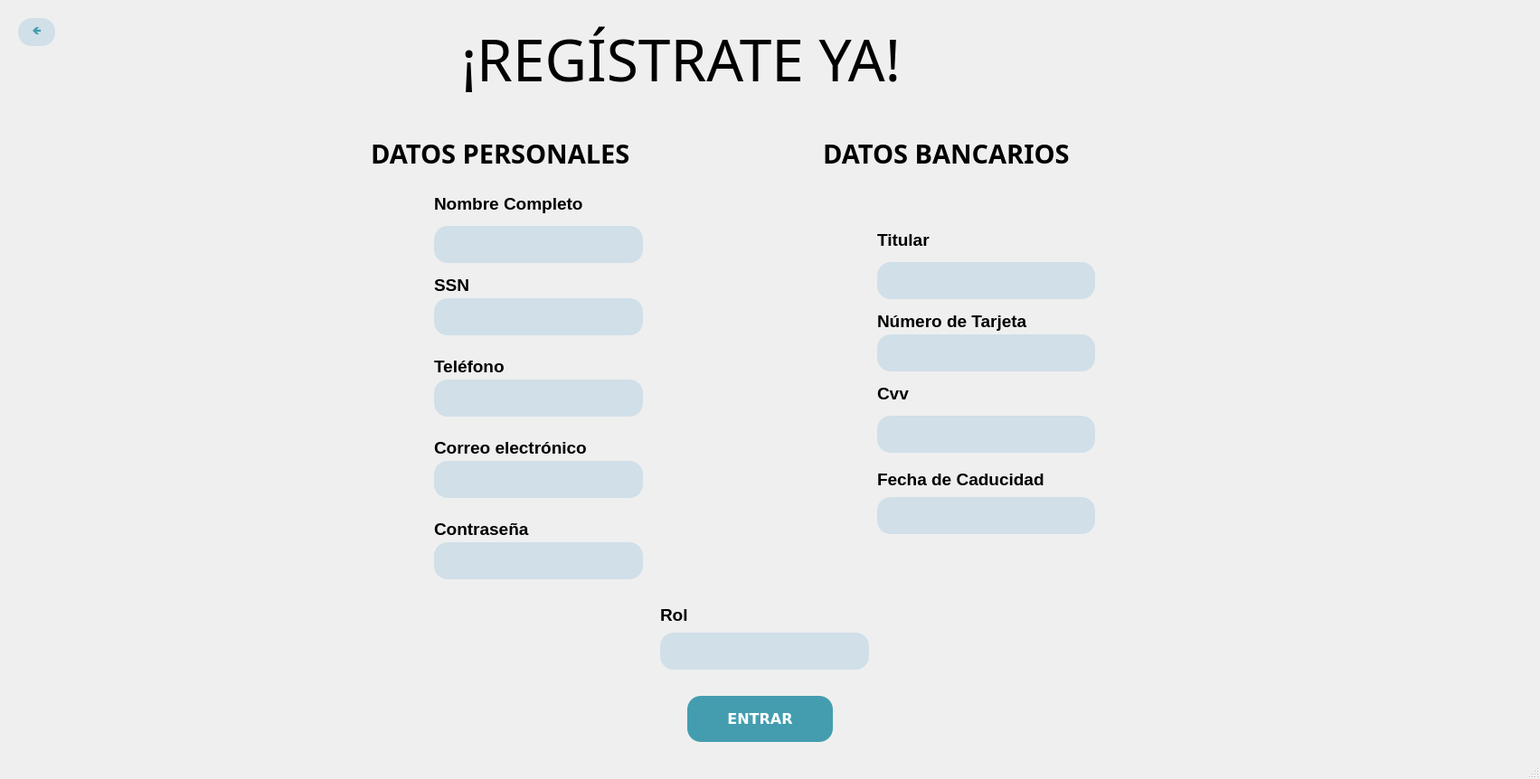
<?xml version="1.0" encoding="UTF-8"?>
<ui version="4.0">
 <class>MainWindow</class>
 <widget class="QMainWindow" name="MainWindow">
  <property name="geometry">
   <rect>
    <x>0</x>
    <y>0</y>
    <width>1703</width>
    <height>862</height>
   </rect>
  </property>
  <property name="windowTitle">
   <string>MainWindow</string>
  </property>
  <widget class="QWidget" name="centralwidget">
   <widget class="QPushButton" name="enviarBoton">
    <property name="geometry">
     <rect>
      <x>760</x>
      <y>770</y>
      <width>161</width>
      <height>51</height>
     </rect>
    </property>
    <property name="palette">
     <palette>
      <active>
       <colorrole role="WindowText">
        <brush brushstyle="SolidPattern">
         <color alpha="255">
          <red>255</red>
          <green>255</green>
          <blue>255</blue>
         </color>
        </brush>
       </colorrole>
       <colorrole role="Button">
        <brush brushstyle="SolidPattern">
         <color alpha="255">
          <red>67</red>
          <green>157</green>
          <blue>175</blue>
         </color>
        </brush>
       </colorrole>
       <colorrole role="Text">
        <brush brushstyle="SolidPattern">
         <color alpha="255">
          <red>255</red>
          <green>255</green>
          <blue>255</blue>
         </color>
        </brush>
       </colorrole>
       <colorrole role="ButtonText">
        <brush brushstyle="SolidPattern">
         <color alpha="255">
          <red>255</red>
          <green>255</green>
          <blue>255</blue>
         </color>
        </brush>
       </colorrole>
       <colorrole role="Base">
        <brush brushstyle="SolidPattern">
         <color alpha="255">
          <red>67</red>
          <green>157</green>
          <blue>175</blue>
         </color>
        </brush>
       </colorrole>
       <colorrole role="Window">
        <brush brushstyle="SolidPattern">
         <color alpha="255">
          <red>67</red>
          <green>157</green>
          <blue>175</blue>
         </color>
        </brush>
       </colorrole>
       <colorrole role="PlaceholderText">
        <brush brushstyle="NoBrush">
         <color alpha="128">
          <red>255</red>
          <green>255</green>
          <blue>255</blue>
         </color>
        </brush>
       </colorrole>
      </active>
      <inactive>
       <colorrole role="WindowText">
        <brush brushstyle="SolidPattern">
         <color alpha="255">
          <red>255</red>
          <green>255</green>
          <blue>255</blue>
         </color>
        </brush>
       </colorrole>
       <colorrole role="Button">
        <brush brushstyle="SolidPattern">
         <color alpha="255">
          <red>67</red>
          <green>157</green>
          <blue>175</blue>
         </color>
        </brush>
       </colorrole>
       <colorrole role="Text">
        <brush brushstyle="SolidPattern">
         <color alpha="255">
          <red>255</red>
          <green>255</green>
          <blue>255</blue>
         </color>
        </brush>
       </colorrole>
       <colorrole role="ButtonText">
        <brush brushstyle="SolidPattern">
         <color alpha="255">
          <red>255</red>
          <green>255</green>
          <blue>255</blue>
         </color>
        </brush>
       </colorrole>
       <colorrole role="Base">
        <brush brushstyle="SolidPattern">
         <color alpha="255">
          <red>67</red>
          <green>157</green>
          <blue>175</blue>
         </color>
        </brush>
       </colorrole>
       <colorrole role="Window">
        <brush brushstyle="SolidPattern">
         <color alpha="255">
          <red>67</red>
          <green>157</green>
          <blue>175</blue>
         </color>
        </brush>
       </colorrole>
       <colorrole role="PlaceholderText">
        <brush brushstyle="NoBrush">
         <color alpha="128">
          <red>255</red>
          <green>255</green>
          <blue>255</blue>
         </color>
        </brush>
       </colorrole>
      </inactive>
      <disabled>
       <colorrole role="WindowText">
        <brush brushstyle="SolidPattern">
         <color alpha="255">
          <red>255</red>
          <green>255</green>
          <blue>255</blue>
         </color>
        </brush>
       </colorrole>
       <colorrole role="Button">
        <brush brushstyle="SolidPattern">
         <color alpha="255">
          <red>67</red>
          <green>157</green>
          <blue>175</blue>
         </color>
        </brush>
       </colorrole>
       <colorrole role="Text">
        <brush brushstyle="SolidPattern">
         <color alpha="255">
          <red>255</red>
          <green>255</green>
          <blue>255</blue>
         </color>
        </brush>
       </colorrole>
       <colorrole role="ButtonText">
        <brush brushstyle="SolidPattern">
         <color alpha="255">
          <red>255</red>
          <green>255</green>
          <blue>255</blue>
         </color>
        </brush>
       </colorrole>
       <colorrole role="Base">
        <brush brushstyle="SolidPattern">
         <color alpha="255">
          <red>67</red>
          <green>157</green>
          <blue>175</blue>
         </color>
        </brush>
       </colorrole>
       <colorrole role="Window">
        <brush brushstyle="SolidPattern">
         <color alpha="255">
          <red>67</red>
          <green>157</green>
          <blue>175</blue>
         </color>
        </brush>
       </colorrole>
       <colorrole role="PlaceholderText">
        <brush brushstyle="NoBrush">
         <color alpha="128">
          <red>255</red>
          <green>255</green>
          <blue>255</blue>
         </color>
        </brush>
       </colorrole>
      </disabled>
     </palette>
    </property>
    <property name="font">
     <font>
      <family>Verdana</family>
      <pointsize>12</pointsize>
      <weight>75</weight>
      <bold>true</bold>
     </font>
    </property>
    <property name="cursor">
     <cursorShape>PointingHandCursor</cursorShape>
    </property>
    <property name="styleSheet">
     <string notr="true">background-color: rgb(67, 157, 175);
color: rgb(255, 255, 255);
font-weight: bold;
font-family: 'Verdana';
border-radius: 15px;</string>
    </property>
    <property name="text">
     <string>ENTRAR</string>
    </property>
   </widget>
   <widget class="QLabel" name="label_3">
    <property name="geometry">
     <rect>
      <x>510</x>
      <y>20</y>
      <width>701</width>
      <height>91</height>
     </rect>
    </property>
    <property name="font">
     <font>
      <family>Bell MT</family>
      <pointsize>24</pointsize>
      <weight>50</weight>
      <bold>false</bold>
     </font>
    </property>
    <property name="text">
     <string>&lt;html&gt;&lt;head/&gt;&lt;body&gt;&lt;p&gt;&lt;span style=&quot; font-size:48pt;&quot;&gt;¡REGÍSTRATE YA!&lt;/span&gt;&lt;/p&gt;&lt;/body&gt;&lt;/html&gt;</string>
    </property>
   </widget>
   <widget class="QLineEdit" name="lineNombre">
    <property name="geometry">
     <rect>
      <x>480</x>
      <y>250</y>
      <width>231</width>
      <height>41</height>
     </rect>
    </property>
    <property name="styleSheet">
     <string notr="true">border-radius: 15px;
background-color: rgb(208, 223, 232);</string>
    </property>
   </widget>
   <widget class="QLabel" name="label">
    <property name="geometry">
     <rect>
      <x>480</x>
      <y>210</y>
      <width>221</width>
      <height>31</height>
     </rect>
    </property>
    <property name="text">
     <string>&lt;html&gt;&lt;head/&gt;&lt;body&gt;&lt;p&gt;&lt;span style=&quot; font-size:14pt; font-weight:600;&quot;&gt;Nombre Completo&lt;/span&gt;&lt;/p&gt;&lt;/body&gt;&lt;/html&gt;</string>
    </property>
   </widget>
   <widget class="QLineEdit" name="lineSSN">
    <property name="geometry">
     <rect>
      <x>480</x>
      <y>330</y>
      <width>231</width>
      <height>41</height>
     </rect>
    </property>
    <property name="styleSheet">
     <string notr="true">border-radius: 15px;
background-color: rgb(208, 223, 232);</string>
    </property>
   </widget>
   <widget class="QLabel" name="label_4">
    <property name="geometry">
     <rect>
      <x>480</x>
      <y>300</y>
      <width>181</width>
      <height>31</height>
     </rect>
    </property>
    <property name="text">
     <string>&lt;html&gt;&lt;head/&gt;&lt;body&gt;&lt;p&gt;&lt;span style=&quot; font-size:14pt; font-weight:600;&quot;&gt;SSN&lt;/span&gt;&lt;/p&gt;&lt;/body&gt;&lt;/html&gt;</string>
    </property>
   </widget>
   <widget class="QLineEdit" name="lineTfno">
    <property name="geometry">
     <rect>
      <x>480</x>
      <y>420</y>
      <width>231</width>
      <height>41</height>
     </rect>
    </property>
    <property name="styleSheet">
     <string notr="true">border-radius: 15px;
background-color: rgb(208, 223, 232);</string>
    </property>
   </widget>
   <widget class="QLabel" name="label_5">
    <property name="geometry">
     <rect>
      <x>480</x>
      <y>470</y>
      <width>231</width>
      <height>51</height>
     </rect>
    </property>
    <property name="text">
     <string>&lt;html&gt;&lt;head/&gt;&lt;body&gt;&lt;p&gt;&lt;span style=&quot; font-size:14pt; font-weight:600;&quot;&gt;Correo electrónico&lt;/span&gt;&lt;/p&gt;&lt;/body&gt;&lt;/html&gt;</string>
    </property>
   </widget>
   <widget class="QLineEdit" name="lineEmail">
    <property name="geometry">
     <rect>
      <x>480</x>
      <y>510</y>
      <width>231</width>
      <height>41</height>
     </rect>
    </property>
    <property name="styleSheet">
     <string notr="true">border-radius: 15px;
background-color: rgb(208, 223, 232);</string>
    </property>
   </widget>
   <widget class="QLabel" name="label_6">
    <property name="geometry">
     <rect>
      <x>480</x>
      <y>390</y>
      <width>181</width>
      <height>31</height>
     </rect>
    </property>
    <property name="text">
     <string>&lt;html&gt;&lt;head/&gt;&lt;body&gt;&lt;p&gt;&lt;span style=&quot; font-size:14pt; font-weight:600;&quot;&gt;Teléfono&lt;/span&gt;&lt;/p&gt;&lt;/body&gt;&lt;/html&gt;</string>
    </property>
   </widget>
   <widget class="QLineEdit" name="lineContrasenna">
    <property name="geometry">
     <rect>
      <x>480</x>
      <y>600</y>
      <width>231</width>
      <height>41</height>
     </rect>
    </property>
    <property name="styleSheet">
     <string notr="true">border-radius: 15px;
background-color: rgb(208, 223, 232);</string>
    </property>
    <property name="inputMask">
     <string/>
    </property>
    <property name="echoMode">
     <enum>QLineEdit::Password</enum>
    </property>
   </widget>
   <widget class="QLabel" name="label_8">
    <property name="geometry">
     <rect>
      <x>480</x>
      <y>570</y>
      <width>181</width>
      <height>31</height>
     </rect>
    </property>
    <property name="text">
     <string>&lt;html&gt;&lt;head/&gt;&lt;body&gt;&lt;p&gt;&lt;span style=&quot; font-size:14pt; font-weight:600;&quot;&gt;Contraseña&lt;/span&gt;&lt;/p&gt;&lt;/body&gt;&lt;/html&gt;</string>
    </property>
   </widget>
   <widget class="QLineEdit" name="lineTitular">
    <property name="geometry">
     <rect>
      <x>970</x>
      <y>290</y>
      <width>241</width>
      <height>41</height>
     </rect>
    </property>
    <property name="styleSheet">
     <string notr="true">border-radius: 15px;
background-color: rgb(208, 223, 232);</string>
    </property>
   </widget>
   <widget class="QLabel" name="label_9">
    <property name="geometry">
     <rect>
      <x>970</x>
      <y>420</y>
      <width>181</width>
      <height>31</height>
     </rect>
    </property>
    <property name="text">
     <string>&lt;html&gt;&lt;head/&gt;&lt;body&gt;&lt;p&gt;&lt;span style=&quot; font-size:14pt; font-weight:600;&quot;&gt;Cvv&lt;/span&gt;&lt;/p&gt;&lt;/body&gt;&lt;/html&gt;</string>
    </property>
   </widget>
   <widget class="QLabel" name="label_2">
    <property name="geometry">
     <rect>
      <x>970</x>
      <y>340</y>
      <width>221</width>
      <height>31</height>
     </rect>
    </property>
    <property name="text">
     <string>&lt;html&gt;&lt;head/&gt;&lt;body&gt;&lt;p&gt;&lt;span style=&quot; font-size:14pt; font-weight:600;&quot;&gt;Número de Tarjeta&lt;/span&gt;&lt;/p&gt;&lt;/body&gt;&lt;/html&gt;</string>
    </property>
   </widget>
   <widget class="QLineEdit" name="lineCvv">
    <property name="geometry">
     <rect>
      <x>970</x>
      <y>460</y>
      <width>241</width>
      <height>41</height>
     </rect>
    </property>
    <property name="styleSheet">
     <string notr="true">border-radius: 15px;
background-color: rgb(208, 223, 232);</string>
    </property>
   </widget>
   <widget class="QLineEdit" name="lineCad">
    <property name="geometry">
     <rect>
      <x>970</x>
      <y>550</y>
      <width>241</width>
      <height>41</height>
     </rect>
    </property>
    <property name="styleSheet">
     <string notr="true">border-radius: 15px;
background-color: rgb(208, 223, 232);</string>
    </property>
   </widget>
   <widget class="QLabel" name="label_12">
    <property name="geometry">
     <rect>
      <x>970</x>
      <y>510</y>
      <width>231</width>
      <height>41</height>
     </rect>
    </property>
    <property name="text">
     <string>&lt;html&gt;&lt;head/&gt;&lt;body&gt;&lt;p&gt;&lt;span style=&quot; font-size:14pt; font-weight:600;&quot;&gt;Fecha de Caducidad&lt;/span&gt;&lt;/p&gt;&lt;/body&gt;&lt;/html&gt;</string>
    </property>
   </widget>
   <widget class="QLineEdit" name="lineNumTarj">
    <property name="geometry">
     <rect>
      <x>970</x>
      <y>370</y>
      <width>241</width>
      <height>41</height>
     </rect>
    </property>
    <property name="styleSheet">
     <string notr="true">border-radius: 15px;
background-color: rgb(208, 223, 232);</string>
    </property>
   </widget>
   <widget class="QLabel" name="label_13">
    <property name="geometry">
     <rect>
      <x>970</x>
      <y>250</y>
      <width>181</width>
      <height>31</height>
     </rect>
    </property>
    <property name="text">
     <string>&lt;html&gt;&lt;head/&gt;&lt;body&gt;&lt;p&gt;&lt;span style=&quot; font-size:14pt; font-weight:600;&quot;&gt;Titular&lt;/span&gt;&lt;/p&gt;&lt;/body&gt;&lt;/html&gt;</string>
    </property>
   </widget>
   <widget class="QLabel" name="label_7">
    <property name="geometry">
     <rect>
      <x>410</x>
      <y>150</y>
      <width>381</width>
      <height>41</height>
     </rect>
    </property>
    <property name="font">
     <font>
      <family>Bell MT</family>
      <pointsize>24</pointsize>
      <weight>50</weight>
      <bold>false</bold>
     </font>
    </property>
    <property name="text">
     <string>&lt;html&gt;&lt;head/&gt;&lt;body&gt;&lt;p&gt;&lt;span style=&quot; font-size:22pt; font-weight:600;&quot;&gt;DATOS PERSONALES&lt;/span&gt;&lt;/p&gt;&lt;/body&gt;&lt;/html&gt;</string>
    </property>
   </widget>
   <widget class="QLabel" name="label_14">
    <property name="geometry">
     <rect>
      <x>910</x>
      <y>150</y>
      <width>361</width>
      <height>41</height>
     </rect>
    </property>
    <property name="font">
     <font>
      <family>Bell MT</family>
      <pointsize>24</pointsize>
      <weight>50</weight>
      <bold>false</bold>
     </font>
    </property>
    <property name="text">
     <string>&lt;html&gt;&lt;head/&gt;&lt;body&gt;&lt;p&gt;&lt;span style=&quot; font-size:22pt; font-weight:600;&quot;&gt;DATOS BANCARIOS&lt;/span&gt;&lt;/p&gt;&lt;/body&gt;&lt;/html&gt;</string>
    </property>
   </widget>
   <widget class="QLabel" name="fondo">
    <property name="geometry">
     <rect>
      <x>-90</x>
      <y>-110</y>
      <width>2001</width>
      <height>1061</height>
     </rect>
    </property>
    <property name="font">
     <font>
      <family>Bell MT</family>
      <pointsize>24</pointsize>
      <weight>50</weight>
      <bold>false</bold>
     </font>
    </property>
    <property name="text">
     <string/>
    </property>
    <property name="pixmap">
     <pixmap>../Imagenes/foto.png</pixmap>
    </property>
   </widget>
   <widget class="QPushButton" name="BotonAtras">
    <property name="geometry">
     <rect>
      <x>20</x>
      <y>20</y>
      <width>41</width>
      <height>31</height>
     </rect>
    </property>
    <property name="palette">
     <palette>
      <active>
       <colorrole role="WindowText">
        <brush brushstyle="SolidPattern">
         <color alpha="255">
          <red>67</red>
          <green>157</green>
          <blue>175</blue>
         </color>
        </brush>
       </colorrole>
       <colorrole role="Button">
        <brush brushstyle="SolidPattern">
         <color alpha="255">
          <red>208</red>
          <green>223</green>
          <blue>232</blue>
         </color>
        </brush>
       </colorrole>
       <colorrole role="Text">
        <brush brushstyle="SolidPattern">
         <color alpha="255">
          <red>67</red>
          <green>157</green>
          <blue>175</blue>
         </color>
        </brush>
       </colorrole>
       <colorrole role="ButtonText">
        <brush brushstyle="SolidPattern">
         <color alpha="255">
          <red>67</red>
          <green>157</green>
          <blue>175</blue>
         </color>
        </brush>
       </colorrole>
       <colorrole role="Base">
        <brush brushstyle="SolidPattern">
         <color alpha="255">
          <red>208</red>
          <green>223</green>
          <blue>232</blue>
         </color>
        </brush>
       </colorrole>
       <colorrole role="Window">
        <brush brushstyle="SolidPattern">
         <color alpha="255">
          <red>208</red>
          <green>223</green>
          <blue>232</blue>
         </color>
        </brush>
       </colorrole>
       <colorrole role="PlaceholderText">
        <brush brushstyle="NoBrush">
         <color alpha="128">
          <red>67</red>
          <green>157</green>
          <blue>175</blue>
         </color>
        </brush>
       </colorrole>
      </active>
      <inactive>
       <colorrole role="WindowText">
        <brush brushstyle="SolidPattern">
         <color alpha="255">
          <red>67</red>
          <green>157</green>
          <blue>175</blue>
         </color>
        </brush>
       </colorrole>
       <colorrole role="Button">
        <brush brushstyle="SolidPattern">
         <color alpha="255">
          <red>208</red>
          <green>223</green>
          <blue>232</blue>
         </color>
        </brush>
       </colorrole>
       <colorrole role="Text">
        <brush brushstyle="SolidPattern">
         <color alpha="255">
          <red>67</red>
          <green>157</green>
          <blue>175</blue>
         </color>
        </brush>
       </colorrole>
       <colorrole role="ButtonText">
        <brush brushstyle="SolidPattern">
         <color alpha="255">
          <red>67</red>
          <green>157</green>
          <blue>175</blue>
         </color>
        </brush>
       </colorrole>
       <colorrole role="Base">
        <brush brushstyle="SolidPattern">
         <color alpha="255">
          <red>208</red>
          <green>223</green>
          <blue>232</blue>
         </color>
        </brush>
       </colorrole>
       <colorrole role="Window">
        <brush brushstyle="SolidPattern">
         <color alpha="255">
          <red>208</red>
          <green>223</green>
          <blue>232</blue>
         </color>
        </brush>
       </colorrole>
       <colorrole role="PlaceholderText">
        <brush brushstyle="NoBrush">
         <color alpha="128">
          <red>67</red>
          <green>157</green>
          <blue>175</blue>
         </color>
        </brush>
       </colorrole>
      </inactive>
      <disabled>
       <colorrole role="WindowText">
        <brush brushstyle="SolidPattern">
         <color alpha="255">
          <red>67</red>
          <green>157</green>
          <blue>175</blue>
         </color>
        </brush>
       </colorrole>
       <colorrole role="Button">
        <brush brushstyle="SolidPattern">
         <color alpha="255">
          <red>208</red>
          <green>223</green>
          <blue>232</blue>
         </color>
        </brush>
       </colorrole>
       <colorrole role="Text">
        <brush brushstyle="SolidPattern">
         <color alpha="255">
          <red>67</red>
          <green>157</green>
          <blue>175</blue>
         </color>
        </brush>
       </colorrole>
       <colorrole role="ButtonText">
        <brush brushstyle="SolidPattern">
         <color alpha="255">
          <red>67</red>
          <green>157</green>
          <blue>175</blue>
         </color>
        </brush>
       </colorrole>
       <colorrole role="Base">
        <brush brushstyle="SolidPattern">
         <color alpha="255">
          <red>208</red>
          <green>223</green>
          <blue>232</blue>
         </color>
        </brush>
       </colorrole>
       <colorrole role="Window">
        <brush brushstyle="SolidPattern">
         <color alpha="255">
          <red>208</red>
          <green>223</green>
          <blue>232</blue>
         </color>
        </brush>
       </colorrole>
       <colorrole role="PlaceholderText">
        <brush brushstyle="NoBrush">
         <color alpha="128">
          <red>67</red>
          <green>157</green>
          <blue>175</blue>
         </color>
        </brush>
       </colorrole>
      </disabled>
     </palette>
    </property>
    <property name="cursor">
     <cursorShape>PointingHandCursor</cursorShape>
    </property>
    <property name="styleSheet">
     <string notr="true">background-color: rgb(208, 223, 232);
color:rgb(67, 157, 175);
font-weight: bold;
font-family: 'Verdana';
border-radius: 15px;</string>
    </property>
    <property name="text">
     <string>🡸</string>
    </property>
   </widget>
   <widget class="QLineEdit" name="lineRol">
    <property name="geometry">
     <rect>
      <x>730</x>
      <y>700</y>
      <width>231</width>
      <height>41</height>
     </rect>
    </property>
    <property name="styleSheet">
     <string notr="true">border-radius: 15px;
background-color: rgb(208, 223, 232);</string>
    </property>
    <property name="inputMask">
     <string/>
    </property>
    <property name="echoMode">
     <enum>QLineEdit::Normal</enum>
    </property>
   </widget>
   <widget class="QLabel" name="label_15">
    <property name="geometry">
     <rect>
      <x>730</x>
      <y>660</y>
      <width>231</width>
      <height>41</height>
     </rect>
    </property>
    <property name="text">
     <string>&lt;html&gt;&lt;head/&gt;&lt;body&gt;&lt;p&gt;&lt;span style=&quot; font-size:14pt; font-weight:600;&quot;&gt;Rol&lt;/span&gt;&lt;/p&gt;&lt;/body&gt;&lt;/html&gt;</string>
    </property>
   </widget>
   <zorder>fondo</zorder>
   <zorder>enviarBoton</zorder>
   <zorder>label_3</zorder>
   <zorder>lineNombre</zorder>
   <zorder>label</zorder>
   <zorder>lineSSN</zorder>
   <zorder>label_4</zorder>
   <zorder>lineTfno</zorder>
   <zorder>label_5</zorder>
   <zorder>lineEmail</zorder>
   <zorder>label_6</zorder>
   <zorder>lineContrasenna</zorder>
   <zorder>label_8</zorder>
   <zorder>lineTitular</zorder>
   <zorder>label_9</zorder>
   <zorder>label_2</zorder>
   <zorder>lineCvv</zorder>
   <zorder>lineCad</zorder>
   <zorder>label_12</zorder>
   <zorder>lineNumTarj</zorder>
   <zorder>label_13</zorder>
   <zorder>label_7</zorder>
   <zorder>label_14</zorder>
   <zorder>BotonAtras</zorder>
   <zorder>lineRol</zorder>
   <zorder>label_15</zorder>
  </widget>
  <widget class="QStatusBar" name="statusbar"/>
 </widget>
 <resources/>
 <connections/>
</ui>
